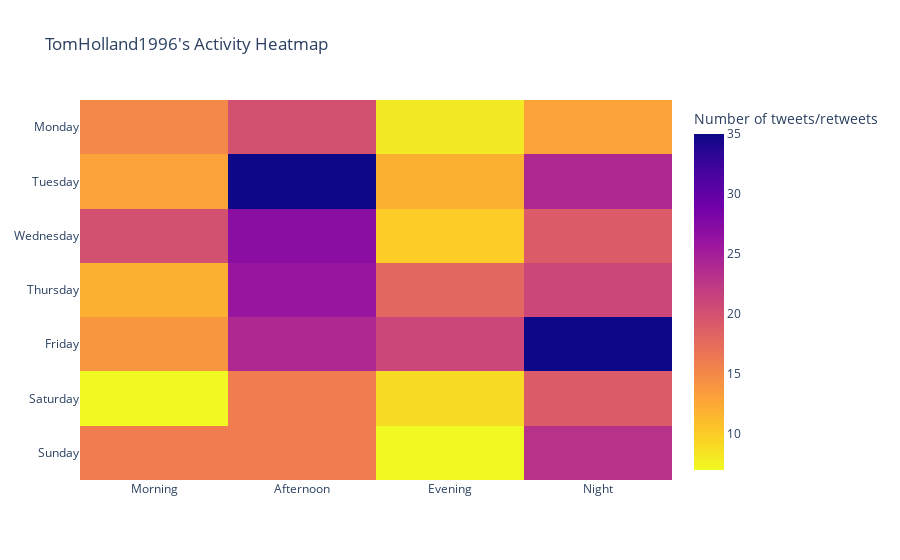

The cell this chart's notebook holds for it:
### Code cell
create_activity_heatmap(account_name=user_name)

### Figure 1 — Plotly figure (JSON) as saved in the notebook; plotly's stock layout.template omitted (floating-point values rounded to 4 significant figures)
{"data": [{"colorbar": {"title": {"text": "Number of tweets/retweets"}}, "hoverongaps": false, "reversescale": true, "type": "heatmap", "x": ["Morning", "Afternoon", "Evening", "Night"], "y": ["Sunday", "Saturday", "Friday", "Thursday", "Wednesday", "Tuesday", "Monday"], "z": [[16, 16, 7, 23], [7, 16, 9, 19], [14, 24, 21, 35], [12, 26, 18, 21], [20, 27, 10, 19], [13, 35, 12, 24], [15, 20, 8, 13]]}], "layout": {"title": {"text": "TomHolland1996's Activity Heatmap"}}}
